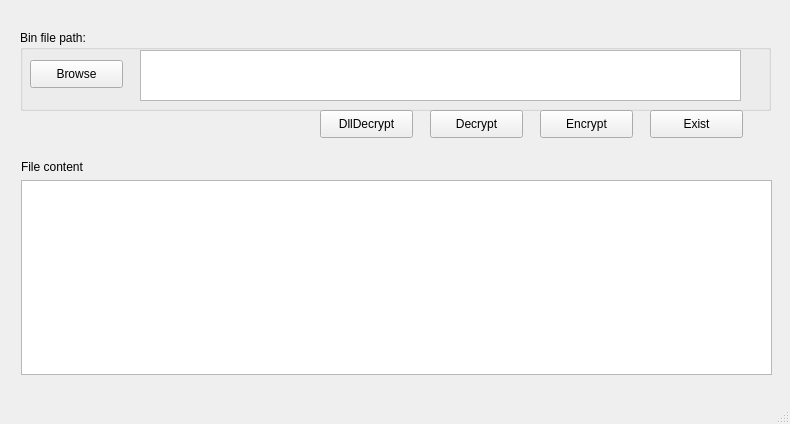
<?xml version="1.0" encoding="UTF-8"?>
<ui version="4.0">
 <class>MainWindow</class>
 <widget class="QMainWindow" name="MainWindow">
  <property name="windowModality">
   <enum>Qt::WindowModal</enum>
  </property>
  <property name="geometry">
   <rect>
    <x>0</x>
    <y>0</y>
    <width>790</width>
    <height>424</height>
   </rect>
  </property>
  <property name="sizePolicy">
   <sizepolicy hsizetype="Fixed" vsizetype="Fixed">
    <horstretch>0</horstretch>
    <verstretch>0</verstretch>
   </sizepolicy>
  </property>
  <property name="maximumSize">
   <size>
    <width>790</width>
    <height>800</height>
   </size>
  </property>
  <property name="windowTitle">
   <string>AES_128_Encrypt tool</string>
  </property>
  <widget class="QWidget" name="centralwidget">
   <widget class="QGroupBox" name="groupBox">
    <property name="geometry">
     <rect>
      <x>20</x>
      <y>30</y>
      <width>751</width>
      <height>81</height>
     </rect>
    </property>
    <property name="title">
     <string>Bin file path:</string>
    </property>
    <widget class="QTextEdit" name="teFilePath">
     <property name="geometry">
      <rect>
       <x>120</x>
       <y>20</y>
       <width>601</width>
       <height>51</height>
      </rect>
     </property>
    </widget>
    <widget class="QPushButton" name="pbBrowse">
     <property name="geometry">
      <rect>
       <x>10</x>
       <y>30</y>
       <width>93</width>
       <height>28</height>
      </rect>
     </property>
     <property name="text">
      <string>Browse</string>
     </property>
    </widget>
   </widget>
   <widget class="QPushButton" name="pbEncrypt">
    <property name="geometry">
     <rect>
      <x>540</x>
      <y>110</y>
      <width>93</width>
      <height>28</height>
     </rect>
    </property>
    <property name="text">
     <string>Encrypt</string>
    </property>
   </widget>
   <widget class="QPushButton" name="pbExist">
    <property name="geometry">
     <rect>
      <x>650</x>
      <y>110</y>
      <width>93</width>
      <height>28</height>
     </rect>
    </property>
    <property name="text">
     <string>Exist</string>
    </property>
   </widget>
   <widget class="QPushButton" name="pbDecrypt">
    <property name="geometry">
     <rect>
      <x>430</x>
      <y>110</y>
      <width>93</width>
      <height>28</height>
     </rect>
    </property>
    <property name="text">
     <string>Decrypt</string>
    </property>
   </widget>
   <widget class="QWidget" name="layoutWidget">
    <property name="geometry">
     <rect>
      <x>21</x>
      <y>160</y>
      <width>751</width>
      <height>215</height>
     </rect>
    </property>
    <layout class="QVBoxLayout" name="verticalLayout">
     <item>
      <widget class="QLabel" name="label">
       <property name="text">
        <string>File content</string>
       </property>
      </widget>
     </item>
     <item>
      <widget class="QTextEdit" name="teFileContent"/>
     </item>
    </layout>
   </widget>
   <widget class="QPushButton" name="pbDllDecrypt">
    <property name="geometry">
     <rect>
      <x>320</x>
      <y>110</y>
      <width>93</width>
      <height>28</height>
     </rect>
    </property>
    <property name="text">
     <string>DllDecrypt</string>
    </property>
   </widget>
  </widget>
  <widget class="QMenuBar" name="menubar">
   <property name="geometry">
    <rect>
     <x>0</x>
     <y>0</y>
     <width>790</width>
     <height>23</height>
    </rect>
   </property>
  </widget>
  <widget class="QStatusBar" name="statusbar"/>
 </widget>
 <resources/>
 <connections/>
</ui>
